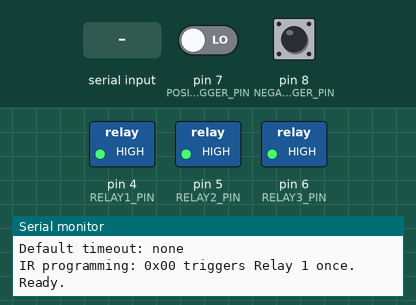
Recording of a sketch running on a simulated Arduino Uno, built with avr-gcc and run on an emulated ATmega328P. On the bench: switched loads named in the sketch (green lamp = pin HIGH), the last lines printed to the serial monitor. The test bench sets the inputs (shaded band); at power-on: pin 7 (POSITIVE_TRIGGER_PIN) LOW, pin 8 (NEGATIVE_TRIGGER_PIN) HIGH.

Above: at 1.2 s.
1.3 s: pin 7 (POSITIVE_TRIGGER_PIN) driven HIGH
At 2.5 s:
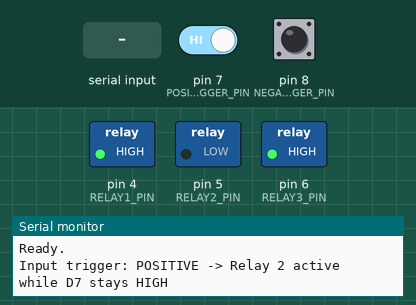
2.8 s: pin 8 (NEGATIVE_TRIGGER_PIN) pulled LOW for 0.15 s
At 2.87 s:
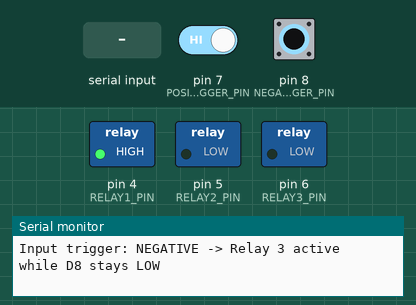
4.4 s: "1" received over Serial
At 4.52 s:
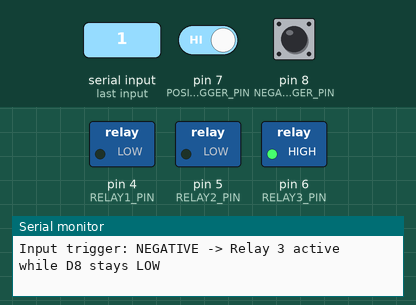
6.1 s: "3" received over Serial
At 7.3 s:
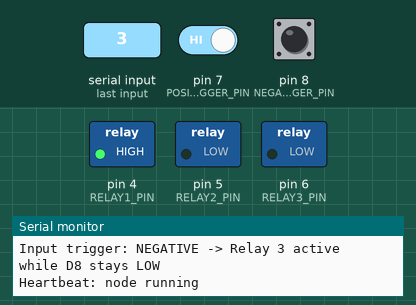
7.6 s: pin 7 (POSITIVE_TRIGGER_PIN) driven LOW
At 8.7 s:
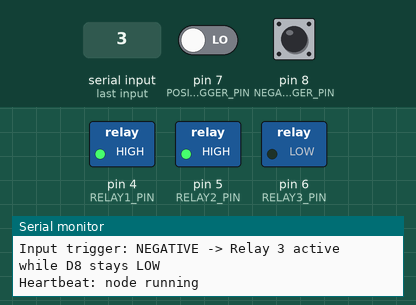
9.1 s: "1" received over Serial
At 9.22 s:
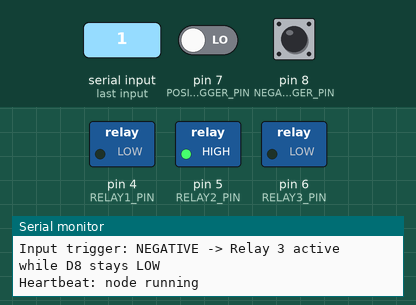
Timing chart, 0 to 11.8 s (numbered marks = the images above; inputs shaded):
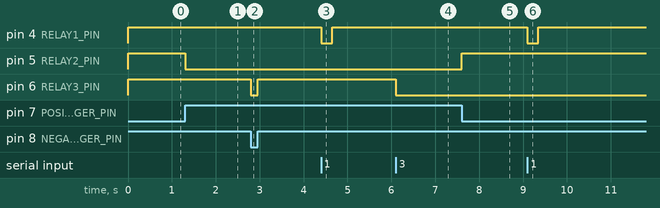

Measured:
- after the input at 1.3 s, pin 5 (RELAY2_PIN): HIGH → LOW at once
- after the input at 2.8 s, pin 6 (RELAY3_PIN): HIGH → LOW at once, → HIGH 0.15 s later
- after the input at 4.4 s, pin 4 (RELAY1_PIN): HIGH → LOW at once, → HIGH 0.25 s later
- after the input at 6.1 s, pin 6 (RELAY3_PIN): HIGH → LOW at once
- after the input at 7.6 s, pin 5 (RELAY2_PIN): LOW → HIGH at once
- after the input at 9.1 s, pin 4 (RELAY1_PIN): HIGH → LOW at once, → HIGH 0.25 s later

The sketch:

UNO_Node.ino
```cpp
// ARCHIVED 2026-10-26: replaced by components/uno/UNO_LaserTagIRTrigger (IR, D2 wired input, D10 aux).
// Issues: IR fires Relay 1 on command 0x00 with no protocol check, and IRremote reports unrecognized IR (phones) as
// command 0x00. Positive input D7 is INPUT with no pull-down, so an unwired D7 floats and holds Relay 2 on.
#include <Arduino.h>
#include <IRremote.hpp>

constexpr uint8_t IR_RECEIVER_PIN = 2;
constexpr uint8_t POSITIVE_TRIGGER_PIN = 7;
constexpr uint8_t NEGATIVE_TRIGGER_PIN = 8;
constexpr uint8_t RELAY1_PIN = 4;
constexpr uint8_t RELAY2_PIN = 5;
constexpr uint8_t RELAY3_PIN = 6;
constexpr bool RELAY_ACTIVE_LOW = true;

constexpr unsigned long PULSE_MS = 250;
constexpr unsigned long INPUT_DEBOUNCE_MS = 50;
constexpr unsigned long IR_DEBOUNCE_MS = 250;
constexpr uint8_t IR_CODE_0 = 0x00;

unsigned long relay1OffAt = 0;
unsigned long lastPositiveTriggerAt = 0;
unsigned long lastNegativeTriggerAt = 0;
bool lastPositiveActive = false;
bool lastNegativeActive = false;
unsigned long lastHeartbeatAt = 0;
unsigned long lastIrTriggerAt = 0;
uint8_t lastIrCommand = 0;
uint32_t lastIrRawData = 0;

bool timeReached(unsigned long now, unsigned long target) {
  return target != 0 && static_cast<long>(now - target) >= 0;
}

void setRelay(uint8_t pin, bool on) {
  digitalWrite(pin, RELAY_ACTIVE_LOW ? (on ? LOW : HIGH) : (on ? HIGH : LOW));
}

void pulseRelay(uint8_t pin, unsigned long &offAt, unsigned long durationMs) {
  setRelay(pin, true);
  offAt = millis() + durationMs;
}

void holdRelayActive(uint8_t pin) {
  setRelay(pin, true);
}

void releaseRelay(uint8_t pin) {
  setRelay(pin, false);
}

void printHeader() {
  Serial.println(F("=== UNO Node ==="));
  Serial.println(F("Purpose: IR programming input plus level-based local trigger outputs."));
  Serial.println(F("Input pins:"));
  Serial.print(F("  IR receiver data: D"));
  Serial.println(IR_RECEIVER_PIN);
  Serial.print(F("  Positive trigger input (active HIGH, holds Relay 2): D"));
  Serial.println(POSITIVE_TRIGGER_PIN);
  Serial.print(F("  Negative trigger input (active LOW, holds Relay 3): D"));
  Serial.println(NEGATIVE_TRIGGER_PIN);
  Serial.println(F("Output pins:"));
  Serial.print(F("  Relay 1 (IR 0x00 pulse): D"));
  Serial.println(RELAY1_PIN);
  Serial.print(F("  Relay 2 (D7 hold while active): D"));
  Serial.println(RELAY2_PIN);
  Serial.print(F("  Relay 3 (D8 hold while active): D"));
  Serial.println(RELAY3_PIN);
  Serial.println(F("Relay mode: active LOW"));
  Serial.print(F("Pulse duration (ms): "));
  Serial.println(PULSE_MS);
  Serial.println(F("Default timeout: none"));
  Serial.println(F("IR programming: 0x00 triggers Relay 1 once."));
  Serial.println(F("Ready."));
}

void printLastIrDebug() {
  Serial.print(F("Last IR command: 0x"));
  if (lastIrCommand < 0x10) {
    Serial.print('0');
  }
  Serial.println(lastIrCommand, HEX);

  Serial.print(F("Last IR raw: 0x"));
  Serial.println(lastIrRawData, HEX);
}

void handleIrInput(unsigned long now) {
  if (!IrReceiver.decode()) {
    return;
  }

  uint8_t command = IrReceiver.decodedIRData.command;
  bool isRepeat = (IrReceiver.decodedIRData.flags & IRDATA_FLAGS_IS_REPEAT) != 0;
  lastIrCommand = command;
  lastIrRawData = IrReceiver.decodedIRData.decodedRawData;

  Serial.print(F("IR command: 0x"));
  Serial.println(command, HEX);

  if (!isRepeat && (now - lastIrTriggerAt >= IR_DEBOUNCE_MS)) {
    if (command == IR_CODE_0) {
      pulseRelay(RELAY1_PIN, relay1OffAt, PULSE_MS);
      Serial.println(F("IR 0x00 received: Relay 1 pulse"));
    }

    lastIrTriggerAt = now;
  }

  IrReceiver.resume();
}

void firePositiveInputTrigger(unsigned long now) {
  Serial.println(F("Input trigger: POSITIVE -> Relay 2 active while D7 stays HIGH"));
  holdRelayActive(RELAY2_PIN);
  lastPositiveTriggerAt = now;
}

void fireNegativeInputTrigger(unsigned long now) {
  Serial.println(F("Input trigger: NEGATIVE -> Relay 3 active while D8 stays LOW"));
  holdRelayActive(RELAY3_PIN);
  lastNegativeTriggerAt = now;
}

void handleInputTriggers(unsigned long now) {
  bool positiveActive = digitalRead(POSITIVE_TRIGGER_PIN) == HIGH;
  bool negativeActive = digitalRead(NEGATIVE_TRIGGER_PIN) == LOW;

  if (positiveActive && !lastPositiveActive && (now - lastPositiveTriggerAt >= INPUT_DEBOUNCE_MS)) {
    firePositiveInputTrigger(now);
  }

  if (!positiveActive && lastPositiveActive) {
    releaseRelay(RELAY2_PIN);
  }

  if (negativeActive && !lastNegativeActive && (now - lastNegativeTriggerAt >= INPUT_DEBOUNCE_MS)) {
    fireNegativeInputTrigger(now);
  }

  if (!negativeActive && lastNegativeActive) {
    releaseRelay(RELAY3_PIN);
  }

  lastPositiveActive = positiveActive;
  lastNegativeActive = negativeActive;
}

void readSerialCommands() {
  while (Serial.available() > 0) {
    char command = static_cast<char>(Serial.read());

    switch (command) {
      case '1': pulseRelay(RELAY1_PIN, relay1OffAt, PULSE_MS); break;
      case '2': holdRelayActive(RELAY2_PIN); break;
      case '3': holdRelayActive(RELAY3_PIN); break;
      case 'i': printLastIrDebug(); break;
      default: break;
    }
  }
}

void setup() {
  Serial.begin(115200);

  pinMode(IR_RECEIVER_PIN, INPUT);
  pinMode(POSITIVE_TRIGGER_PIN, INPUT);
  pinMode(NEGATIVE_TRIGGER_PIN, INPUT_PULLUP);
  pinMode(RELAY1_PIN, OUTPUT);
  pinMode(RELAY2_PIN, OUTPUT);
  pinMode(RELAY3_PIN, OUTPUT);

  setRelay(RELAY1_PIN, false);
  setRelay(RELAY2_PIN, false);
  setRelay(RELAY3_PIN, false);

  lastPositiveActive = digitalRead(POSITIVE_TRIGGER_PIN) == HIGH;
  lastNegativeActive = digitalRead(NEGATIVE_TRIGGER_PIN) == LOW;

  IrReceiver.begin(IR_RECEIVER_PIN, DISABLE_LED_FEEDBACK);

  printHeader();
}

void loop() {
  unsigned long now = millis();

  handleInputTriggers(now);
  handleIrInput(now);
  readSerialCommands();

  if (now - lastHeartbeatAt >= 5000) {
    lastHeartbeatAt = now;
    Serial.println(F("Heartbeat: node running"));
  }

  if (timeReached(now, relay1OffAt)) {
    setRelay(RELAY1_PIN, false);
    relay1OffAt = 0;
  }
}
```
